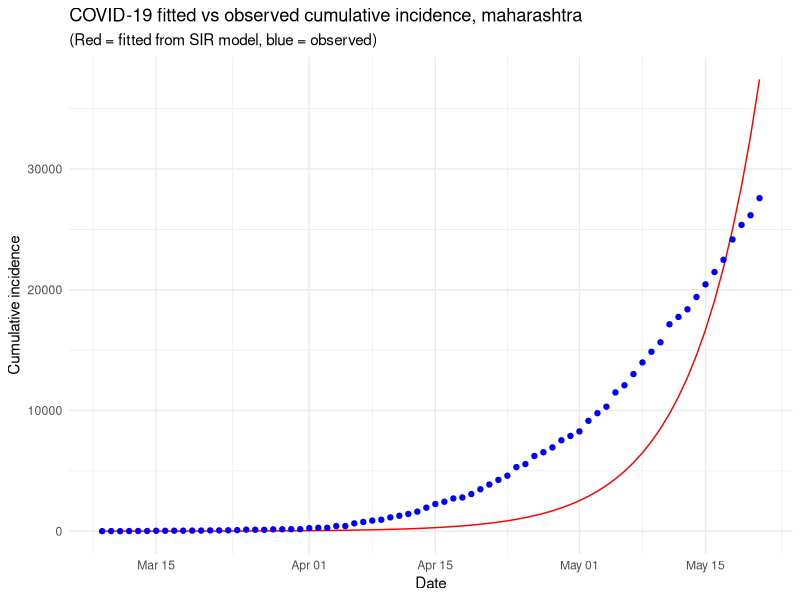
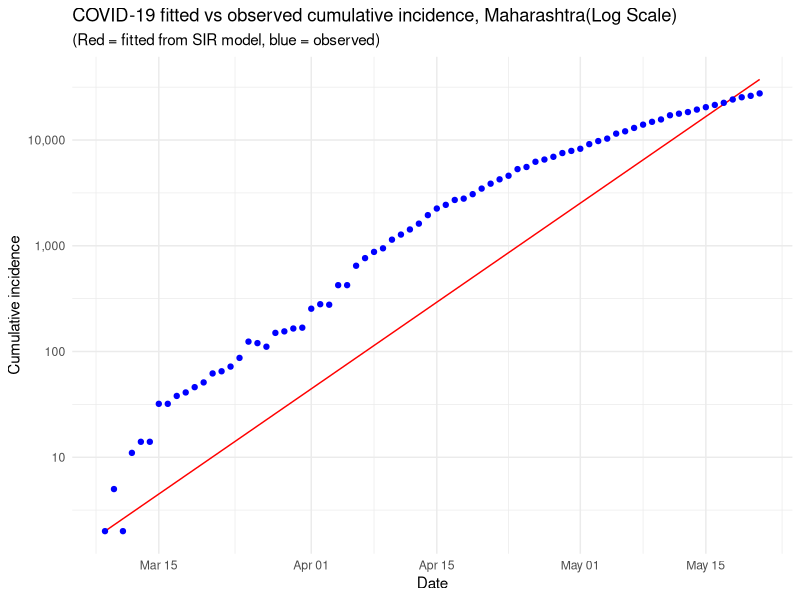
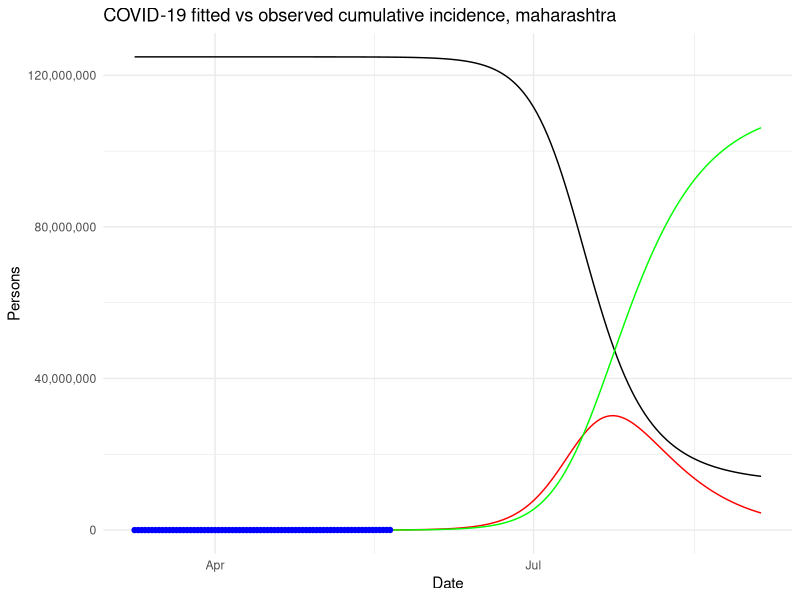
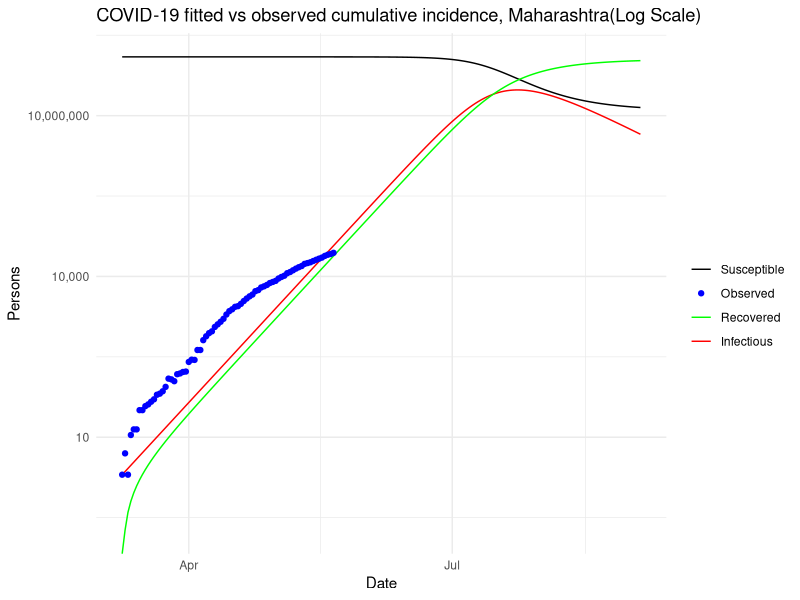

Source code (R) for these figures, in order:
### SIR model. THis is using maharashtra incidences for Covid-19. Input required is 
# cumulative incidence and total population. It calculates beta and gamma using ODE.
# it also calculate reproduction rate R0 that means how many people get affected from one person.
# the code also gives peak date and maximum people that will get infected. 

maharashtra <- read.table('Maharashtra_state_wise_SIR_times_data.csv', header=TRUE, sep=',')
maharashtra$Date <- as.Date(maharashtra$Date,format = "%m/%d/%y")
N <- 124862220 # total population
SIR <- function(time, state, parameters) {
  par <- as.list(c(state, parameters))
  with(par, {
    dS <- -beta * I * S / N
    dI <- beta * I * S / N - gamma * I
    dR <- gamma * I
    list(c(dS, dI, dR))
  })
}
library(deSolve)

library(lubridate)
sir_start_date <- "2020-03-09"
sir_end_date <- "2020-05-21"                              

Infected <- maharashtra$I
Day <- 1:(length(Infected))


# now specify initial values for N, S, I and R

init <- c(
  S = N - Infected[1],
  I = Infected[1],
  R = 0
)

RSS <- function(parameters) {
  names(parameters) <- c("beta", "gamma")
  out <- ode(y = init, times = Day, func = SIR, parms = parameters)
  fit <- out[, 3]
  sum((Infected - fit)^2)
}

# now find the values of beta and gamma that give the
# smallest RSS, which represents the best fit to the data.
# Start with values of 0.5 for each, and constrain them to
# the interval 0 to 1.0


Opt <- optim(c(0.1, 0.1),
             RSS,
             method = "L-BFGS-B",
             lower = c(0, 0),
             upper = c(1, 1)
)

# check for convergence
Opt$message
#Convergence is confirmed. Now we can examine the fitted values for ββ and γγ:

Opt_par <- setNames(Opt$par, c("beta", "gamma"))
Opt_par
t <- 1:as.integer(ymd(sir_end_date) + 1 - ymd(sir_start_date))
fitted_cumulative_incidence <- data.frame(ode(
  y = init, times = t,
  func = SIR, parms = Opt_par
))

library(dplyr)
fitted_cumulative_incidence <- fitted_cumulative_incidence %>%
  mutate(
    Date = ymd(sir_start_date) + days(t - 1),
    cumulative_incident_cases = Infected
  )

# plot the data
library(ggplot2)
fitted_cumulative_incidence %>%
  ggplot(aes(x = Date)) +
  geom_line(aes(y = I), colour = "red") +
  geom_point(aes(y = cumulative_incident_cases), colour = "blue") +
  labs(
    y = "Cumulative incidence",
    title = "COVID-19 fitted vs observed cumulative incidence, maharashtra",
    subtitle = "(Red = fitted from SIR model, blue = observed)"
  ) +
  theme_minimal()

R0 <- as.numeric(Opt_par[1] / Opt_par[2])
# plot in log scale
fitted_cumulative_incidence %>%
  ggplot(aes(x = Date)) +
  geom_line(aes(y = I), colour = "red") +
  geom_point(aes(y = cumulative_incident_cases), colour = "blue") +
  labs(
    y = "Cumulative incidence",
    title = "COVID-19 fitted vs observed cumulative incidence, Maharashtra(Log Scale)",
    subtitle = "(Red = fitted from SIR model, blue = observed)"
  ) +
  theme_minimal() +
  scale_y_log10(labels = scales::comma)


# time in days for predictions
t <- 1:180

# get the fitted values from our SIR model
fitted_cumulative_incidence <- data.frame(ode(
  y = init, times = t,
  func = SIR, parms = Opt_par
))


# add a Date column and join the observed incidence data
fitted_cumulative_incidence <- fitted_cumulative_incidence %>%
  mutate(
    Date = ymd(sir_start_date) + days(t - 1),
    State = "Maharashtra",
    cumulative_incident_cases = c(Infected, rep(NA, length(t) - length(Infected)))
  )

# plot the data
fitted_cumulative_incidence %>%
  ggplot(aes(x = Date)) +
  geom_line(aes(y = I), colour = "red") +
  geom_line(aes(y = S), colour = "black") +
  geom_line(aes(y = R), colour = "green") +
  geom_point(aes(y = cumulative_incident_cases),
             colour = "blue"
  ) +
  scale_y_continuous(labels = scales::comma) +
  labs(y = "Persons", title = "COVID-19 fitted vs observed cumulative incidence, maharashtra") +
  scale_colour_manual(name = "", values = c(
    red = "red", black = "black",
    green = "green", blue = "blue"
  ), labels = c(
    "Susceptible",
    "Recovered", "Observed", "Infectious"
  )) +
  theme_minimal()


#The same graph in log scale for the y-axis and with a legend for better readability:
# plot the data
fitted_cumulative_incidence %>%
  ggplot(aes(x = Date)) +
  geom_line(aes(y = I, colour = "red")) +
  geom_line(aes(y = S, colour = "black")) +
  geom_line(aes(y = R, colour = "green")) +
  geom_point(aes(y = cumulative_incident_cases, colour = "blue")) +
  scale_y_log10(labels = scales::comma) +
  labs(
    y = "Persons",
    title = "COVID-19 fitted vs observed cumulative incidence, Maharashtra(Log Scale)"
  ) +
  scale_colour_manual(
    name = "",
    values = c(red = "red", black = "black", green = "green", blue = "blue"),
    labels = c("Susceptible", "Observed", "Recovered", "Infectious")
  ) +
  theme_minimal()

#Other interesting statistics can be computed from the fit of our model. For example:
# the peak of the pandemic
#	the number of severe cases
#	the number of people in need of intensive care
#	the number of deaths
fit <- fitted_cumulative_incidence

# peak of pandemic
fit[fit$I == max(fit$I), c("Date", "I")]

# severe cases
max_infected <- max(fit$I)
# cases with need for intensive care
intensive_care_patient <- max_infected * 0.02 # assuming 2% infected people will need intensive care
# if we consider death rate as total death/total infected till May 21
death_rate = maharashtra$Deaths[dim(maharashtra)[1]]/maharashtra$Confirmed[dim(maharashtra)[1]]
total_death = max_infected * death_rate
